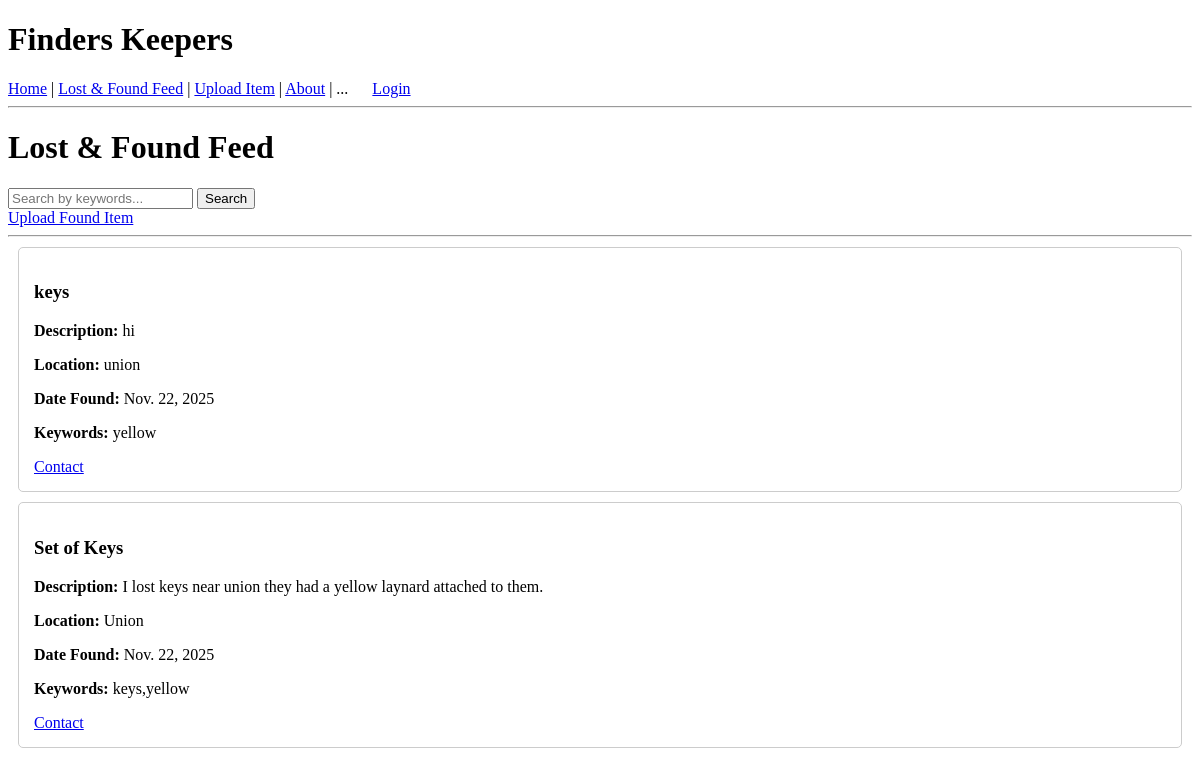
Page /main-feed/ on the earlier database version.
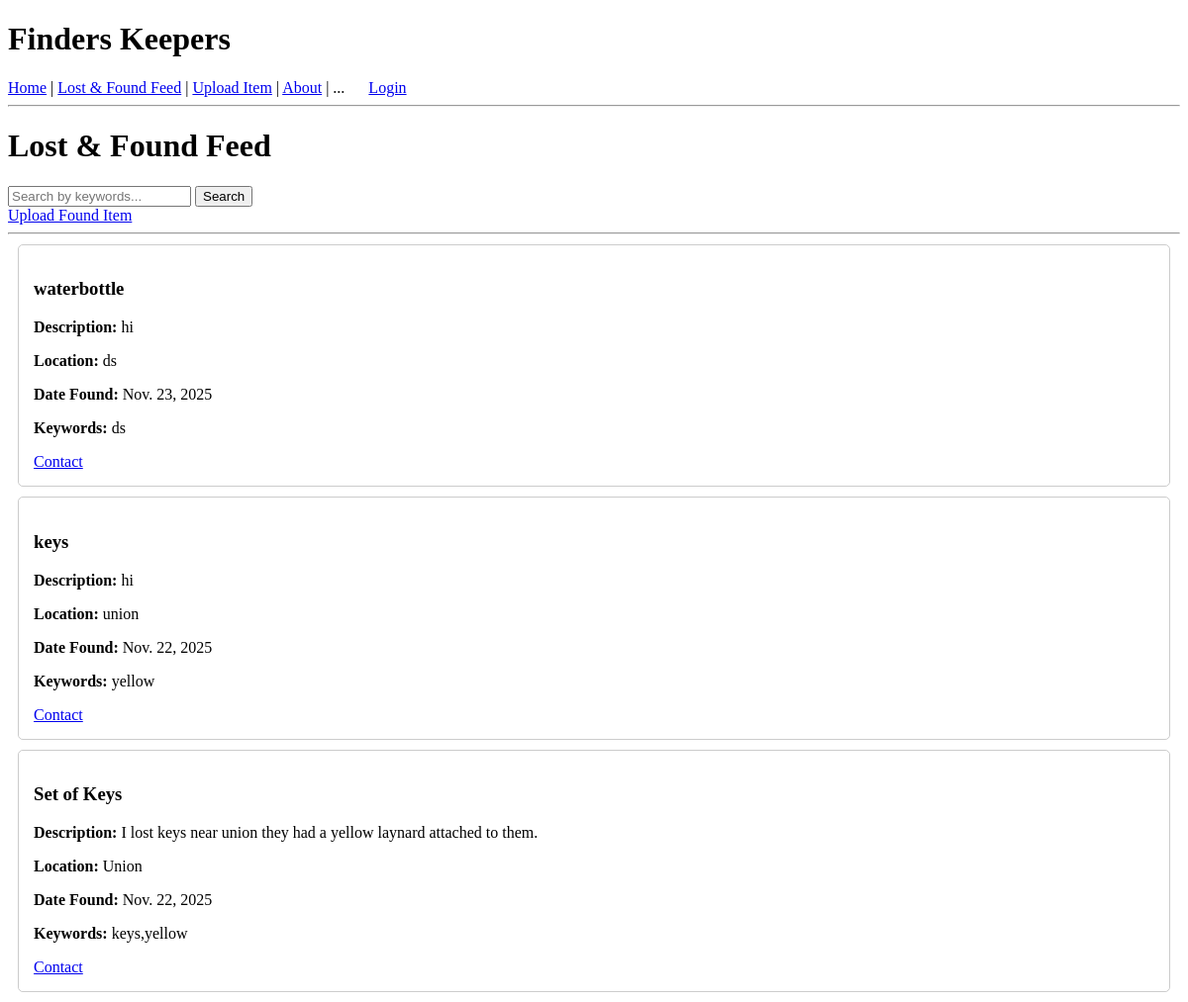
Same page on the later database version.
### lostandfound/models.py (models this page shows, shortened)
class FoundItem(models.Model):
    user = models.ForeignKey(User, on_delete=models.CASCADE)
    title = models.CharField(max_length=100)
    description = models.TextField()
    location = models.CharField(max_length=100)
    date_found = models.DateField(auto_now_add=True)
    contact_info = models.CharField(max_length=100)
    keywords = models.CharField(max_length=200, help_text="Comma-separated keywords for search")

### lostandfound/views.py (the view)
# urls.py: path('main-feed/', views.main_feed, name='main_feed'),
def main_feed(request):
    query = request.GET.get('q')
    if query:
        items = FoundItem.objects.filter(keywords__icontains=query).order_by('-date_found')
    else:
        items = FoundItem.objects.all().order_by('-date_found')
    return render(request, 'lostandfound/main_feed.html', {'items': items})

### lostandfound/templates/lostandfound/main_feed.html
{% extends 'lostandfound/base.html' %}
{% block content %}
<h1>Lost & Found Feed</h1>
<div class="search-box">
    <form method="GET">
        <input type="text" name="q" placeholder="Search by keywords..." value="{{ request.GET.q }}">
        <button type="submit">Search</button>
    </form>
</div>
<a href="{% url 'upload' %}">Upload Found Item</a>
<hr>
{% for item in items %}
    <div style="border: 1px solid #ccc; padding: 15px; margin: 10px; border-radius: 5px;">
        <h3>{{ item.title }}</h3>
        <p><strong>Description:</strong> {{ item.description }}</p>
        <p><strong>Location:</strong> {{ item.location }}</p>
        <p><strong>Date Found:</strong> {{ item.date_found }}</p>
        <p><strong>Keywords:</strong> {{ item.keywords }}</p>
        <a href="{% url 'contact_post_owner' item.id %}" class="btn btn-primary">Contact</a>
    </div>
{% empty %}
    <p>No items found.</p>
{% endfor %}
{% endblock %}

Differences in the rows shown:
added FoundItem: title "waterbottle", description "hi", location "ds", date_found "Nov. 23, 2025", keywords "ds"
